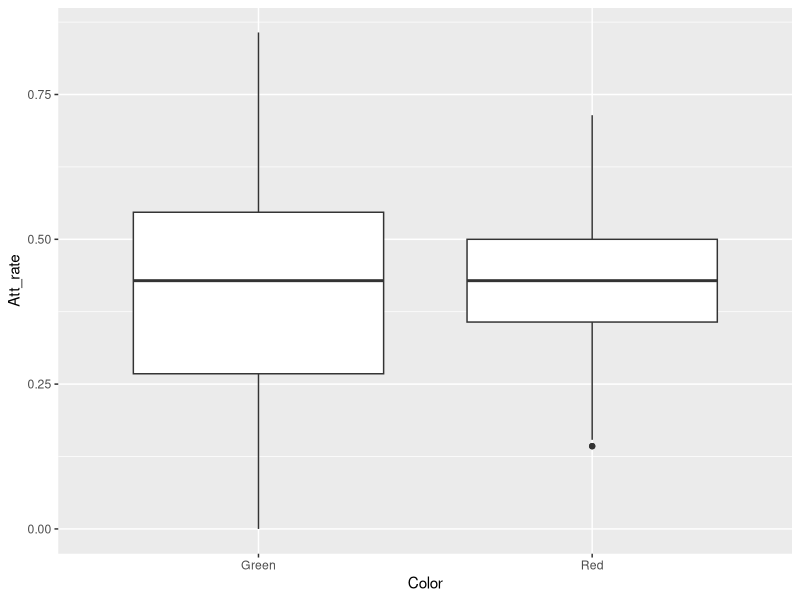
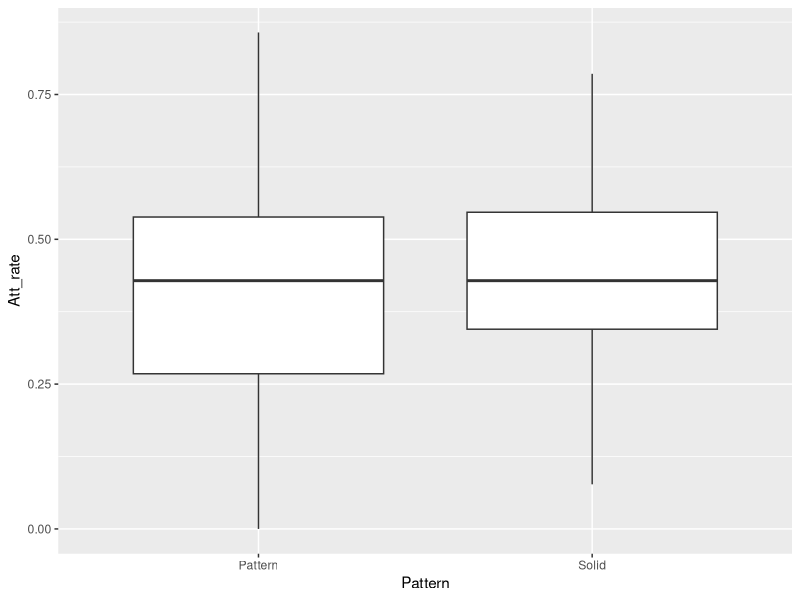

These charts were generated, in order, by the following R code: (Note: this script raises an error after producing the figures.)
#packages needed
library(readr)
library(tidyverse)
library(dplyr)
library(ggpubr)
library(cowplot)
library(gridExtra)
library(grid)


#read in data 
predationtotal <- read.csv("ModifiedPredationTotal.csv")
predationtotal <- na.omit(predationtotal) #omit NAs 
predationtotal <- transform(predationtotal, Treatment=paste(Color, Pattern, sep="_"))

#put months in order
predationtotal <- predationtotal %>% mutate(Month = fct_relevel(Month,"Late July",
                                                  "Early August",
                                                  "Late August",
                                                  "Early September",
                                                  "Late September",
                                                  "Mid-October"))


#get counts of different variables 
Cluster_counts <- predationtotal  |> 
  group_by(Site,Month,Cluster) |> count()

Trial_Count_Color_Pattern <- predationtotal |>  
  group_by(Site,Month,Color, Pattern) |> count() 


Trial_Count_Color_Pattern_Pred <- predationtotal |>  
  group_by(Site,Month,Color, Pattern) |> 
  summarise(Pred_sum  = sum(Predation))

Attack_Rate <- left_join(Trial_Count_Color_Pattern, Trial_Count_Color_Pattern_Pred,
                         by = c("Site", "Month", "Color", "Pattern")) 

# compute attack rate with data from the two columns
# Pay attention to the units attack rate per site per trial in a week

Attack_Rate <- Attack_Rate |> mutate(Att_rate = Pred_sum/n)

# save the data
write_csv(Attack_Rate, "Attack_rate.csv")

# look at data with boxplots
ggplot(Attack_Rate) + geom_boxplot(aes(Color,Att_rate ))

# No difference
ggplot(Attack_Rate) + geom_boxplot(aes(Pattern,Att_rate ))

# No difference
all <- ggplot(Attack_Rate) + geom_boxplot(aes(Site,Att_rate ))+
  theme(text = element_text(size = 20)) + ylab("All Predators")

# Bradley Palmer has a higher rate 

# to investigate trial  convert number to character variable

Attack_Rate$Trial <- as.character(Attack_Rate$Trial)

all_pred <- ggplot(Attack_Rate)  + geom_boxplot(aes(Month,Att_rate ))+
  theme(text = element_text(size = 20)) + ylab("All Predators")


# clear seasonal pattern in attack rate  Lower in the first and last trials

# check across site
ggplot(Attack_Rate)  + geom_boxplot(aes(Month,Att_rate )) + facet_wrap(~Site)

# yes the seasonal pattern generally holds up occurs across sites 
# exceptions are low at BH in 2 trial, High at BP in 6th trail, 



######################################################

# Repeat the analysis using vertebrates and non vertebrates
# Are the seasonal impacts due to differences in predators?

# First rename the "vert" column to "Predator_type"

Complete_Caterpillar_Data <- predationtotal |> 
  rename(Predator_type = Vert)

Trial_Count_Color_Pattern_Pt <- Complete_Caterpillar_Data |>  
  group_by(Site,Month,Color, Pattern) |> count() 

# gives n = 193 down from  964

Trial_Count_Color_Pattern_Pred_Pt <- count(Complete_Caterpillar_Data,
                                           Predator_type,Site,Month, Color, Pattern)



Trial_Count_Color_Pattern_Pred_Pt

Invert_Predation_count<- Trial_Count_Color_Pattern_Pred_Pt |> 
  filter(Predator_type == "Invertebrate")

Vert_Predation_count <-Trial_Count_Color_Pattern_Pred_Pt |> 
  filter(Predator_type == "Vertebrate")

# Rename columns n

Invert_Predation_count  <- Invert_Predation_count |> 
  rename(Invert_pred_Count = n)

Vert_Predation_count  <- Vert_Predation_count |> 
  rename(Vert_pred_Count = n)

Vert_Predation_count$Trial <- as.character(Vert_Predation_count$Trial)

Attack_Rate <- left_join(Attack_Rate, Vert_Predation_count ,
                         by = c("Site", "Month", "Color", "Pattern")) 

Invert_Predation_count$Trial <- as.character(Invert_Predation_count$Trial)

Attack_Rate <- left_join(Attack_Rate, Invert_Predation_count ,
                         by = c("Site", "Month", "Color", "Pattern")) 



# compute attack rate with data from the two columns
# Pay attention to the units attack rate per site per trial in a week

Attack_Rate <- Attack_Rate |> mutate(Att_rate_Vert_Predation_count/n)
Attack_Rate <- Attack_Rate |> mutate(Att_rate_Invert_Predation_count/n)

Attack_Rate <- Attack_Rate |> rename (Predator_Invert = Predator_type.y)
Attack_Rate <- Attack_Rate |> rename(Predator_Vert = Predator_type.x )


# The NAs need to be converted to 0s

Attack_Rate <-Attack_Rate |> 
  mutate (Predator_Invert = ifelse(is.na(Predator_Invert), "Invertebrate", Predator_Invert)) |> 
  mutate (Predator_Vert = ifelse(is.na(Predator_Vert), "Vertebrate", Predator_Vert)) |> 
  mutate (Invert_pred_Count = ifelse(is.na(Invert_pred_Count), 0, Invert_pred_Count)) |> 
  mutate (Vert_pred_Count = ifelse(is.na(Vert_pred_Count), 0, Vert_pred_Count)) 

Attack_Rate <-Attack_Rate |> 
  mutate(Att_rate_Vert = Vert_pred_Count/n, Att_rate_Invert = Invert_pred_Count/n)


# save the data
write_csv(Attack_Rate, "Attack_rate_Vert_Invert.csv")

# look at data with boxplots for Inverts

ggplot(Attack_Rate) + geom_boxplot(aes(Color,Att_rate_Invert ))

#green a bit over red
ggplot(Attack_Rate) + geom_boxplot(aes(Pattern,Att_rate_Invert ))
# solid over pattern

#STANDARD ERROR 
se <- function(x) sqrt(var(x)/length(x))

#Cluster # 
invertsite <- Attack_Rate %>% 
  group_by(Site,Att_rate_Invert) %>% 
  summarise(mean = mean(n),
            std = sd(n), 
            se = se(n))


invertsite <- ggplot(Attack_Rate) + geom_boxplot(aes(Site,Att_rate_Invert ))+
  theme(text = element_text(size = 20)) + ylab("Vertebrates")



# fairly equal

inverttrial <- ggplot(Attack_Rate)  + geom_boxplot(aes(Month,Att_rate_Invert))+
  theme(text = element_text(size = 20)) + ylab("Vertebrates")

# clear seasonal pattern in attack rate  Lower in the first and second trials,
# trails off 5 trail quite variable

# check across site
ggplot(Attack_Rate)  + geom_boxplot(aes(Month,Att_rate_Invert )) + facet_wrap(~Site)

# the seasonal pattern generally holds up occurs across sites 
#  but BH has its highest in 5th trial and BP is quite variablein 5th ,
# while is variable 
# 


# look at data with boxplots for Verts

ggplot(Attack_Rate) + geom_boxplot(aes(Color,Att_rate_Vert ))

# red over green oppositeve of inverts
ggplot(Attack_Rate) + geom_boxplot(aes(Pattern,Att_rate_Vert ))
#  pattern over solid opposite of inverts

vertsite <- ggplot(Attack_Rate) + geom_boxplot(aes(Site,Att_rate_Vert ))+
  theme(text = element_text(size = 20)) + ylab("Vertebrates")
#######higher for Verts

# Bradley Palmer has a higher rate, very clear and not seen in inverts

verttrial <- ggplot(Attack_Rate)  + geom_boxplot(aes(Month,Att_rate_Vert ))+
  theme(text = element_text(size = 20)) + ylab("Vertebrates")

# No seasonal pattern in attack rate for verts, Lower in one, three and four trials
# Highest in fifth trial

# check across site
ggplot(Attack_Rate)  + geom_boxplot(aes(Month,Att_rate_Vert )) + facet_wrap(~Site)

# BH even and GB mostly even except week 5,  BP generally higher and uneven


###################################################

#redoing the plots as barcharts 
siteattacks <- read.csv("vertinvertattackratessites.csv")
siteattacks <- siteattacks %>% mutate(Month = fct_relevel(Month,"Late July",
                                                          "Early August",
                                                          "Late August",
                                                          "Early September",
                                                          "Late September",
                                                          "Mid-October"))


#by site 
site_att <- siteattacks %>% 
  group_by(Site,Vert) %>% 
  summarise(mean = mean(Attack.Rates),
            std = sd(Attack.Rates), 
            se = se(Attack.Rates))

vert <- site_att  %>% filter(Vert == "Vertebrate")

invert <- site_att %>% filter(Vert == "Invertebrate")  


#visualize vertebrate site attack rate  
vert_site <- ggplot(vert) +
  ggtitle("Vertebrates")+
  geom_bar(aes(x=Site, y=mean), stat="identity", alpha=1, fill = "skyblue")+
  geom_errorbar( aes(x=Site, ymin=mean-se, ymax=mean+se), width=0.2, colour="black", alpha=1, size=.5)+
  theme_light()+
  ylim(0, .4)+
  theme(strip.background = element_blank(),
        axis.text.x = element_blank(),
        axis.text = element_text(color = "black"),
        plot.title = element_text(hjust = 0.5,size=18,
                                  vjust=-6),
        axis.title.y = element_blank(),
        axis.title.x = element_blank(),
        axis.ticks.x = element_blank(),
        axis.ticks.y = element_line(colour = 'black', size = 1.2),
        axis.line.y = element_line(colour = 'black', size = 1),
        axis.text.y = element_text(face="bold"),
        panel.spacing = unit(0, "mm"),
        panel.border = element_blank(),
        text = element_text(color = "black", size = 18))


#visualize invertebrate site attack rate
invert_site <- ggplot(invert) +
  ggtitle("Arthropods")+
  geom_bar(aes(x=Site, y=mean), stat="identity", alpha=1, fill = "skyblue")+
  geom_errorbar( aes(x=Site, ymin=mean-se, ymax=mean+se), width=0.2, colour="black", alpha=1, size=.5)+
  theme_light()+
  ylim(0, .4)+
  theme(strip.background = element_blank(),
        axis.text = element_text(color = "black"),
        axis.title.x = element_blank(),
        plot.title = element_text(hjust = 0.5,size=18),
        axis.title.y = element_blank(),
        axis.ticks.x = element_blank(),
        axis.ticks.y = element_line(colour = 'black', size = 1.2),
        axis.line.y = element_line(colour = 'black', size = 1),
        axis.text.y = element_text(face="bold"),
        panel.spacing = unit(0, "mm"),
        panel.border = element_blank(),
        text = element_text(color = "black", size = 18))


#by Month
month_att <- siteattacks %>% 
  group_by(Month,Vert) %>% 
  summarise(mean = mean(Attack.Rates),
            std = sd(Attack.Rates), 
            se = se(Attack.Rates))

vert_month <- month_att  %>% filter(Vert == "Vertebrate")

invert_month <- month_att %>% filter(Vert == "Invertebrate")  


#visualize vertebrate month attack rate  
vmonth <- ggplot(vert_month) +
  ggtitle("Vertebrates") +
  geom_bar(aes(x=Month, y=mean), stat="identity", alpha=1, fill = "skyblue")+
  geom_errorbar( aes(x=Month, ymin=mean-se, ymax=mean+se), width=0.2, colour="black", alpha=1, size=.5)+
  theme_light()+
  ylim(0, .5)+
  theme(strip.background = element_blank(),
        axis.text.x = element_blank(),
        axis.text = element_text(color = "black"),
        plot.title = element_text(hjust = 0.5,size=20,
                                  vjust=-7),
        axis.title.y = element_blank(),
        axis.title.x = element_blank(),
        axis.ticks.x = element_blank(),
        axis.ticks.y = element_line(colour = 'black', size = 1.2),
        axis.line.y = element_line(colour = 'black', size = 1),
        axis.text.y = element_text(face="bold"),
        panel.spacing = unit(0, "mm"),
        panel.border = element_blank(),
        text = element_text(color = "black", size = 24))



#visualize invertebrate month attack rate
inmonth <- ggplot(invert_month) +
  ggtitle("Arthropods") +
  geom_bar(aes(x=Month, y=mean), stat="identity", alpha=1, fill = "skyblue")+
  geom_errorbar( aes(x=Month, ymin=mean-se, ymax=mean+se), width=0.2, colour="black", alpha=1, size=.5)+
  theme_light()+
  ylim(0, .5)+
  theme(strip.background = element_blank(),
        axis.text = element_text(color = "black"),
        plot.title = element_text(hjust = 0.5,size=20),
        axis.title.x = element_blank(),
        axis.title.y = element_blank(),
        axis.ticks.x = element_blank(),
        axis.ticks.y = element_line(colour = 'black', size = 1.2),
        axis.line.y = element_line(colour = 'black', size = 1),
        axis.text.y = element_text(face="bold"),
        panel.spacing = unit(0, "mm"),
        panel.border = element_blank(),
        text = element_text(color = "black", size = 24))+
  scale_x_discrete(labels = c("Late July" = "Late\nJuly",
                              "Early August" = "Early\nAugust",
                              "Late August" = "Late\nAugust",
                              "Early September" = "Early\nSeptember",
                              "Late September" = "Late\nSeptember",
                              "Mid-October" = "Mid-\nOctober"))


#combined for all predation by site
siteatt <- plot_grid(vert_site + theme(axis.text.x= element_blank(),
                                       axis.title.x = element_blank(),
                                       text = element_text(size = 16),
                                       plot.title = element_text(size=16)), 
                     
                     invert_site + theme(axis.text.x = element_text(size = 16),
                                         plot.title = element_text(size=16)),
                     
                     ncol = 1)


y.grob <- textGrob("Attack Rate (7 days)", vjust = .3, 
                   gp=gpar(col="black", fontsize=17), rot=90)

b <- grid.arrange(arrangeGrob(siteatt, left = y.grob))


ggsave('sitepred.png', b , device = "png", width=5, height= 5, units="in", dpi = 600)


#combined for all predation by month

monthatt <- plot_grid(vmonth + theme(axis.text.x= element_blank(),
                                     axis.title.x = element_blank(),
                                     text = element_text(size = 24),
                                     plot.title = element_text(size=26)), 
                      
                      inmonth + theme(axis.text.x = element_text(size = 24),
                                      plot.title = element_text(size=26)),
                      ncol = 1)


y.grob <- textGrob("Attack Rate (7 days)", 
                   gp=gpar(col="black", fontsize=28), rot=90)

m <- grid.arrange(arrangeGrob(monthatt, left = y.grob))

ggsave('monthpred.png', m , device = "png", width=12, height= 10, units="in", dpi = 600)
